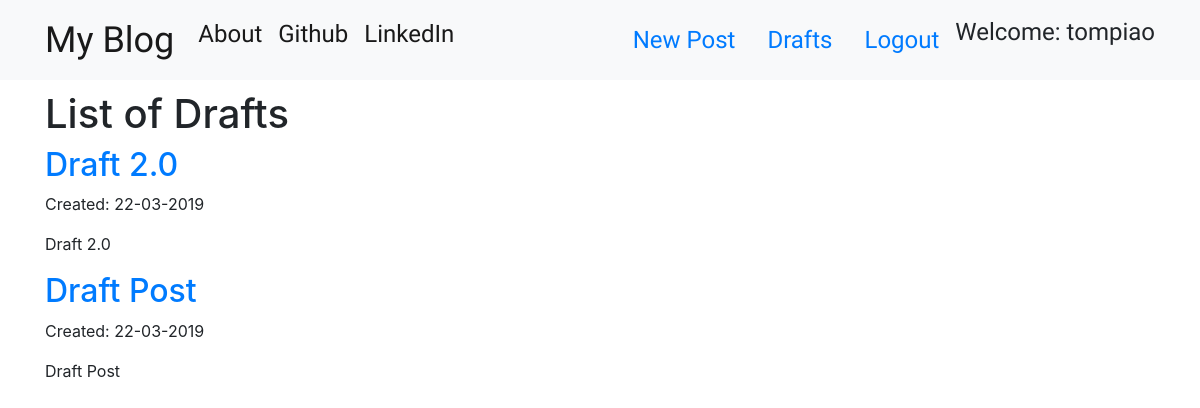
Page /drafts/ (signed in) on the committed database.
### blogapp/models.py (models this page shows, shortened)
class Post(models.Model):
    author = models.ForeignKey('auth.User', on_delete=models.CASCADE)
    title = models.CharField(max_length=200)
    text = models.TextField()
    date_created = models.DateTimeField(default=timezone.now)
    date_published = models.DateTimeField(blank=True, null=True)
    def __str__(self):
        return self.title

### blogapp/views.py (the view)
# urls.py: path('drafts/', views.DraftListView.as_view(), name='post_draft_list'),
class DraftListView(LoginRequiredMixin, ListView):
    login_url = '/login/'
    template_name = 'blogapp/post_draft_list.html'
    model = Post
    def get_queryset(self):
        return Post.objects.filter(date_published__isnull=True).order_by('-date_created')

### blogapp/templates/blogapp/post_draft_list.html
{% extends 'blogapp/base.html' %}
{% block content %}
<h1>List of Drafts</h1>
  {% for post in post_list %}
    <div class="post">
      <h2><a href="{% url 'post_detail' pk=post.pk %}">{{ post.title }}</a></h2>
      <p class="date">Created: {{ post.date_created|date:'d-m-Y' }}</p>
      <p>{{ post|truncatechars:200 }}</p>
    </div>
  {% endfor %}
{% endblock %}

### blogapp/templates/blogapp/base.html (shortened to what this page needs)
<!DOCTYPE html>
{% load static %}
<html lang="en" dir="ltr">
  <head>
    <link rel="stylesheet" href="https://stackpath.bootstrapcdn.com/bootstrap/4.3.1/css/bootstrap.min.css">
    <link rel="stylesheet" href="//cdn.jsdelivr.net/medium-editor/latest/css/medium-editor.min.css" type="text/css" media="screen" charset="utf-8">
    <link href="https://maxcdn.bootstrapcdn.com/font-awesome/4.7.0/css/font-awesome.min.css" rel="stylesheet">
    <link rel="stylesheet" href="{% static 'css/blog.css' %}">
  </head>
  <body>
    <nav class="navbar navbar-expand-lg navbar-light bg-light techfont custom-navbar">
      <div class="container">
        <ul class="navbar-nav mr-auto">
          <li>
            <a class="navbar-brand bigbrand" href="{% url 'post_list' %}">My Blog</a>
          </li>
          <li class="nav-item active">
            <a class="nav-link" href="{% url 'about' %}">About</a>
          </li>
          <li class="nav-item active">
            <a class="nav-link" href="https://github.com">Github</a>
          </li>
          <li class="nav-item active">
            <a class="nav-link" href="https://www.linkedin.com">LinkedIn</a>
          </li>
        </ul>
        <ul class="nav justify-content-end">
          {% if user.is_authenticated %}
          <li class="nav-item active">
            <a class="nav-link" href="{% url 'post_new' %}">New Post</a>
          </li>
          <li class="nav-item active">
            <a class="nav-link" href="{% url 'post_draft_list' %}">Drafts</a>
          </li>
          <li class="nav-item active">
            <a class="nav-link" href="{% url 'logout' %}">Logout</a>
          </li>
          <li class="nav-item active">
            <a>Welcome: {{ user.username }}</a>
          </li>
          {% else %}
          <li class="nav-item active">
            <a class="nav-item nav-link" href="{% url 'login' %}" aria-label="Login">
              <span class="fa fa-user" aria-hidden="true"></span></a>
          </li>
          {% endif %}
        </ul>
      </div>
    </nav>
    <div class="content container">
      <div class="row">
        <div class="col-md-8">
          <div class="blog_posts">
            {% block content %}
            {% endblock %}
          </div>
        </div>
      </div>
    </div>
  </body>
</html>

### blogapp/static/css/blog.css (style rules this page uses)
.techfont { font-family: 'Margarine', cursive; font-size: 1.5em; margin-bottom: 10px; }
.bigbrand { font-size: 1.5em; }

### rows in the picture
Post: title "Draft 2.0", date_created "22-03-2019"
Post: title "Draft Post", date_created "22-03-2019"

### other values in the picture
{{ user.username }} "tompiao"
